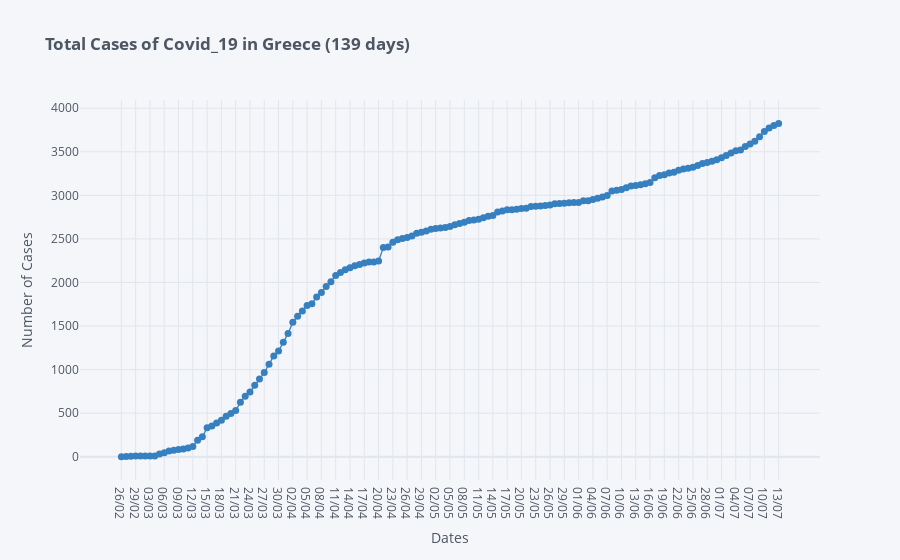

The notebook cell saved with this chart:
### Markdown cell above
## Total Cases per Day

### Code cell
df['Total Cases'].iplot(kind='scatter',mode='lines+markers', color='blue', size=7,
                        xTitle='Dates', yTitle='Number of Cases',
                        title='<b>Total Cases of Covid_19 in Greece ('+str(len(df['Total Cases']))+' days)</b>')

### Figure 1 — Plotly figure (JSON) as saved in the notebook; plotly's stock layout.template omitted (floating-point values rounded to 4 significant figures; data arrays with more than 128 entries replaced by an {"elided": "..."} marker saying what was removed)
{"data": [{"line": {"color": "rgba(55, 128, 191, 1.0)", "dash": "solid", "shape": "linear", "width": 1.3}, "marker": {"size": 7, "symbol": "circle"}, "mode": "lines+markers", "name": "Total Cases", "text": "", "type": "scatter", "x": {"elided": "139 str values"}, "y": {"elided": "139 int values"}}], "layout": {"legend": {"bgcolor": "#F5F6F9", "font": {"color": "#4D5663"}}, "paper_bgcolor": "#F5F6F9", "plot_bgcolor": "#F5F6F9", "title": {"font": {"color": "#4D5663"}, "text": "<b>Total Cases of Covid_19 in Greece (139 days)</b>"}, "xaxis": {"gridcolor": "#E1E5ED", "showgrid": true, "tickfont": {"color": "#4D5663"}, "title": {"font": {"color": "#4D5663"}, "text": "Dates"}, "zerolinecolor": "#E1E5ED"}, "yaxis": {"gridcolor": "#E1E5ED", "showgrid": true, "tickfont": {"color": "#4D5663"}, "title": {"font": {"color": "#4D5663"}, "text": "Number of Cases"}, "zerolinecolor": "#E1E5ED"}}}
